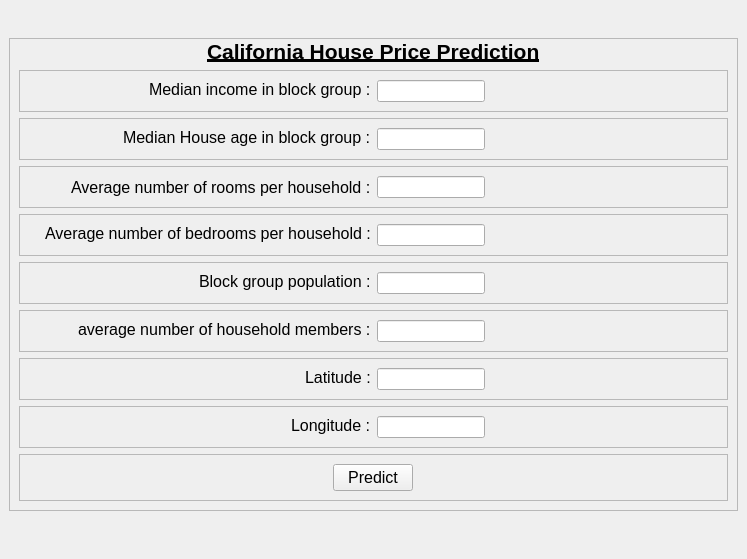
<?xml version="1.0" encoding="UTF-8"?>
<ui version="4.0">
 <class>MainWindow</class>
 <widget class="QMainWindow" name="MainWindow">
  <property name="geometry">
   <rect>
    <x>0</x>
    <y>0</y>
    <width>747</width>
    <height>559</height>
   </rect>
  </property>
  <property name="windowTitle">
   <string>MainWindow</string>
  </property>
  <property name="styleSheet">
   <string notr="true"/>
  </property>
  <widget class="QWidget" name="centralwidget">
   <property name="styleSheet">
    <string notr="true"/>
   </property>
   <layout class="QHBoxLayout" name="horizontalLayout">
    <property name="topMargin">
     <number>0</number>
    </property>
    <item alignment="Qt::AlignVCenter">
     <widget class="QFrame" name="frame">
      <property name="styleSheet">
       <string notr="true"/>
      </property>
      <property name="frameShape">
       <enum>QFrame::StyledPanel</enum>
      </property>
      <property name="frameShadow">
       <enum>QFrame::Raised</enum>
      </property>
      <layout class="QVBoxLayout" name="verticalLayout">
       <property name="topMargin">
        <number>0</number>
       </property>
       <item alignment="Qt::AlignHCenter|Qt::AlignTop">
        <widget class="QLabel" name="label">
         <property name="font">
          <font>
           <pointsize>16</pointsize>
           <weight>75</weight>
           <bold>true</bold>
           <underline>true</underline>
          </font>
         </property>
         <property name="text">
          <string>California House Price Prediction</string>
         </property>
        </widget>
       </item>
       <item alignment="Qt::AlignTop">
        <widget class="QFrame" name="frame_2">
         <property name="sizePolicy">
          <sizepolicy hsizetype="Preferred" vsizetype="Expanding">
           <horstretch>0</horstretch>
           <verstretch>0</verstretch>
          </sizepolicy>
         </property>
         <property name="frameShape">
          <enum>QFrame::StyledPanel</enum>
         </property>
         <property name="frameShadow">
          <enum>QFrame::Raised</enum>
         </property>
         <layout class="QHBoxLayout" name="horizontalLayout_2">
          <item alignment="Qt::AlignRight|Qt::AlignTop">
           <widget class="QLabel" name="label_2">
            <property name="font">
             <font>
              <pointsize>12</pointsize>
             </font>
            </property>
            <property name="text">
             <string>Median income in block group :</string>
            </property>
           </widget>
          </item>
          <item alignment="Qt::AlignLeft|Qt::AlignTop">
           <widget class="QLineEdit" name="lineEdit"/>
          </item>
         </layout>
        </widget>
       </item>
       <item alignment="Qt::AlignTop">
        <widget class="QFrame" name="frame_3">
         <property name="sizePolicy">
          <sizepolicy hsizetype="Preferred" vsizetype="Expanding">
           <horstretch>0</horstretch>
           <verstretch>0</verstretch>
          </sizepolicy>
         </property>
         <property name="frameShape">
          <enum>QFrame::StyledPanel</enum>
         </property>
         <property name="frameShadow">
          <enum>QFrame::Raised</enum>
         </property>
         <layout class="QHBoxLayout" name="horizontalLayout_3">
          <item alignment="Qt::AlignRight|Qt::AlignTop">
           <widget class="QLabel" name="label_3">
            <property name="font">
             <font>
              <pointsize>12</pointsize>
             </font>
            </property>
            <property name="text">
             <string>Median House age in block group :</string>
            </property>
           </widget>
          </item>
          <item alignment="Qt::AlignLeft|Qt::AlignTop">
           <widget class="QLineEdit" name="lineEdit_2"/>
          </item>
         </layout>
        </widget>
       </item>
       <item alignment="Qt::AlignTop">
        <widget class="QFrame" name="frame_4">
         <property name="sizePolicy">
          <sizepolicy hsizetype="Preferred" vsizetype="Expanding">
           <horstretch>0</horstretch>
           <verstretch>0</verstretch>
          </sizepolicy>
         </property>
         <property name="frameShape">
          <enum>QFrame::StyledPanel</enum>
         </property>
         <property name="frameShadow">
          <enum>QFrame::Raised</enum>
         </property>
         <layout class="QHBoxLayout" name="horizontalLayout_4">
          <item alignment="Qt::AlignRight">
           <widget class="QLabel" name="label_4">
            <property name="font">
             <font>
              <pointsize>12</pointsize>
             </font>
            </property>
            <property name="text">
             <string>Average number of rooms per household :</string>
            </property>
           </widget>
          </item>
          <item alignment="Qt::AlignLeft">
           <widget class="QLineEdit" name="lineEdit_3"/>
          </item>
         </layout>
        </widget>
       </item>
       <item alignment="Qt::AlignTop">
        <widget class="QFrame" name="frame_5">
         <property name="sizePolicy">
          <sizepolicy hsizetype="Preferred" vsizetype="Expanding">
           <horstretch>0</horstretch>
           <verstretch>0</verstretch>
          </sizepolicy>
         </property>
         <property name="frameShape">
          <enum>QFrame::StyledPanel</enum>
         </property>
         <property name="frameShadow">
          <enum>QFrame::Raised</enum>
         </property>
         <layout class="QHBoxLayout" name="horizontalLayout_5">
          <item alignment="Qt::AlignRight|Qt::AlignTop">
           <widget class="QLabel" name="label_5">
            <property name="font">
             <font>
              <pointsize>12</pointsize>
             </font>
            </property>
            <property name="text">
             <string>Average number of bedrooms per household :</string>
            </property>
           </widget>
          </item>
          <item alignment="Qt::AlignLeft|Qt::AlignTop">
           <widget class="QLineEdit" name="lineEdit_4"/>
          </item>
         </layout>
        </widget>
       </item>
       <item alignment="Qt::AlignTop">
        <widget class="QFrame" name="frame_6">
         <property name="sizePolicy">
          <sizepolicy hsizetype="Preferred" vsizetype="Expanding">
           <horstretch>0</horstretch>
           <verstretch>0</verstretch>
          </sizepolicy>
         </property>
         <property name="frameShape">
          <enum>QFrame::StyledPanel</enum>
         </property>
         <property name="frameShadow">
          <enum>QFrame::Raised</enum>
         </property>
         <layout class="QHBoxLayout" name="horizontalLayout_6">
          <item alignment="Qt::AlignRight|Qt::AlignTop">
           <widget class="QLabel" name="label_6">
            <property name="font">
             <font>
              <pointsize>12</pointsize>
             </font>
            </property>
            <property name="text">
             <string>Block group population :</string>
            </property>
           </widget>
          </item>
          <item alignment="Qt::AlignLeft|Qt::AlignTop">
           <widget class="QLineEdit" name="lineEdit_5"/>
          </item>
         </layout>
        </widget>
       </item>
       <item alignment="Qt::AlignTop">
        <widget class="QFrame" name="frame_7">
         <property name="sizePolicy">
          <sizepolicy hsizetype="Preferred" vsizetype="Expanding">
           <horstretch>0</horstretch>
           <verstretch>0</verstretch>
          </sizepolicy>
         </property>
         <property name="frameShape">
          <enum>QFrame::StyledPanel</enum>
         </property>
         <property name="frameShadow">
          <enum>QFrame::Raised</enum>
         </property>
         <layout class="QHBoxLayout" name="horizontalLayout_7">
          <item alignment="Qt::AlignRight|Qt::AlignTop">
           <widget class="QLabel" name="label_7">
            <property name="font">
             <font>
              <pointsize>12</pointsize>
             </font>
            </property>
            <property name="text">
             <string>average number of household members :</string>
            </property>
           </widget>
          </item>
          <item alignment="Qt::AlignLeft|Qt::AlignTop">
           <widget class="QLineEdit" name="lineEdit_6"/>
          </item>
         </layout>
        </widget>
       </item>
       <item alignment="Qt::AlignTop">
        <widget class="QFrame" name="frame_8">
         <property name="frameShape">
          <enum>QFrame::StyledPanel</enum>
         </property>
         <property name="frameShadow">
          <enum>QFrame::Raised</enum>
         </property>
         <layout class="QHBoxLayout" name="horizontalLayout_8">
          <item alignment="Qt::AlignRight|Qt::AlignTop">
           <widget class="QLabel" name="label_8">
            <property name="font">
             <font>
              <pointsize>12</pointsize>
             </font>
            </property>
            <property name="text">
             <string>Latitude :</string>
            </property>
           </widget>
          </item>
          <item alignment="Qt::AlignLeft|Qt::AlignTop">
           <widget class="QLineEdit" name="lineEdit_7"/>
          </item>
         </layout>
        </widget>
       </item>
       <item alignment="Qt::AlignTop">
        <widget class="QFrame" name="frame_9">
         <property name="frameShape">
          <enum>QFrame::StyledPanel</enum>
         </property>
         <property name="frameShadow">
          <enum>QFrame::Raised</enum>
         </property>
         <layout class="QHBoxLayout" name="horizontalLayout_9">
          <item alignment="Qt::AlignRight|Qt::AlignTop">
           <widget class="QLabel" name="label_9">
            <property name="font">
             <font>
              <pointsize>12</pointsize>
             </font>
            </property>
            <property name="text">
             <string>Longitude :</string>
            </property>
           </widget>
          </item>
          <item alignment="Qt::AlignLeft|Qt::AlignTop">
           <widget class="QLineEdit" name="lineEdit_8"/>
          </item>
         </layout>
        </widget>
       </item>
       <item>
        <widget class="QFrame" name="frame_10">
         <property name="frameShape">
          <enum>QFrame::StyledPanel</enum>
         </property>
         <property name="frameShadow">
          <enum>QFrame::Raised</enum>
         </property>
         <layout class="QHBoxLayout" name="horizontalLayout_10">
          <item alignment="Qt::AlignHCenter">
           <widget class="QPushButton" name="pushButton">
            <property name="font">
             <font>
              <pointsize>12</pointsize>
             </font>
            </property>
            <property name="text">
             <string>Predict</string>
            </property>
           </widget>
          </item>
         </layout>
        </widget>
       </item>
      </layout>
     </widget>
    </item>
   </layout>
  </widget>
 </widget>
 <resources/>
 <connections/>
</ui>
